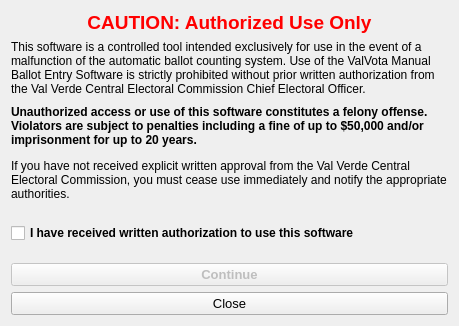
<?xml version="1.0" encoding="UTF-8"?>
<ui version="4.0">
 <class>WarningDialog</class>
 <widget class="QDialog" name="WarningDialog">
  <property name="geometry">
   <rect>
    <x>0</x>
    <y>0</y>
    <width>459</width>
    <height>326</height>
   </rect>
  </property>
  <property name="windowTitle">
   <string>Authorization Confirmation</string>
  </property>
  <layout class="QVBoxLayout" name="verticalLayout">
   <item>
    <widget class="QLabel" name="label">
     <property name="sizePolicy">
      <sizepolicy hsizetype="Expanding" vsizetype="Fixed">
       <horstretch>0</horstretch>
       <verstretch>0</verstretch>
      </sizepolicy>
     </property>
     <property name="font">
      <font>
       <pointsize>14</pointsize>
       <bold>true</bold>
      </font>
     </property>
     <property name="styleSheet">
      <string notr="true">color: red;</string>
     </property>
     <property name="text">
      <string>CAUTION: Authorized Use Only</string>
     </property>
     <property name="alignment">
      <set>Qt::AlignmentFlag::AlignCenter</set>
     </property>
    </widget>
   </item>
   <item>
    <widget class="QLabel" name="label_2">
     <property name="sizePolicy">
      <sizepolicy hsizetype="Preferred" vsizetype="Preferred">
       <horstretch>0</horstretch>
       <verstretch>0</verstretch>
      </sizepolicy>
     </property>
     <property name="text">
      <string>This software is a controlled tool intended exclusively for use in the event of a malfunction of the automatic ballot counting system. Use of the ValVota Manual Ballot Entry Software is strictly prohibited without prior written authorization from the Val Verde Central Electoral Commission Chief Electoral Officer.</string>
     </property>
     <property name="wordWrap">
      <bool>true</bool>
     </property>
    </widget>
   </item>
   <item>
    <widget class="QLabel" name="label_3">
     <property name="sizePolicy">
      <sizepolicy hsizetype="Preferred" vsizetype="Preferred">
       <horstretch>0</horstretch>
       <verstretch>0</verstretch>
      </sizepolicy>
     </property>
     <property name="font">
      <font>
       <bold>true</bold>
      </font>
     </property>
     <property name="text">
      <string>Unauthorized access or use of this software constitutes a felony offense. Violators are subject to penalties including a fine of up to $50,000 and/or imprisonment for up to 20 years.</string>
     </property>
     <property name="wordWrap">
      <bool>true</bool>
     </property>
    </widget>
   </item>
   <item>
    <widget class="QLabel" name="label_4">
     <property name="sizePolicy">
      <sizepolicy hsizetype="Preferred" vsizetype="Preferred">
       <horstretch>0</horstretch>
       <verstretch>0</verstretch>
      </sizepolicy>
     </property>
     <property name="text">
      <string>If you have not received explicit written approval from the Val Verde Central Electoral Commission, you must cease use immediately and notify the appropriate authorities. </string>
     </property>
     <property name="wordWrap">
      <bool>true</bool>
     </property>
    </widget>
   </item>
   <item>
    <widget class="QCheckBox" name="authCheckBox">
     <property name="sizePolicy">
      <sizepolicy hsizetype="Preferred" vsizetype="Preferred">
       <horstretch>0</horstretch>
       <verstretch>0</verstretch>
      </sizepolicy>
     </property>
     <property name="font">
      <font>
       <bold>true</bold>
      </font>
     </property>
     <property name="text">
      <string>I have received written authorization to use this software</string>
     </property>
    </widget>
   </item>
   <item>
    <layout class="QVBoxLayout" name="verticalLayout_2">
     <item>
      <widget class="QPushButton" name="confirmPushButton">
       <property name="enabled">
        <bool>false</bool>
       </property>
       <property name="font">
        <font>
         <pointsize>10</pointsize>
         <bold>true</bold>
        </font>
       </property>
       <property name="text">
        <string>Continue</string>
       </property>
      </widget>
     </item>
     <item>
      <widget class="QPushButton" name="closePushButton">
       <property name="font">
        <font>
         <pointsize>10</pointsize>
        </font>
       </property>
       <property name="text">
        <string>Close</string>
       </property>
      </widget>
     </item>
    </layout>
   </item>
  </layout>
 </widget>
 <resources/>
 <connections/>
</ui>
